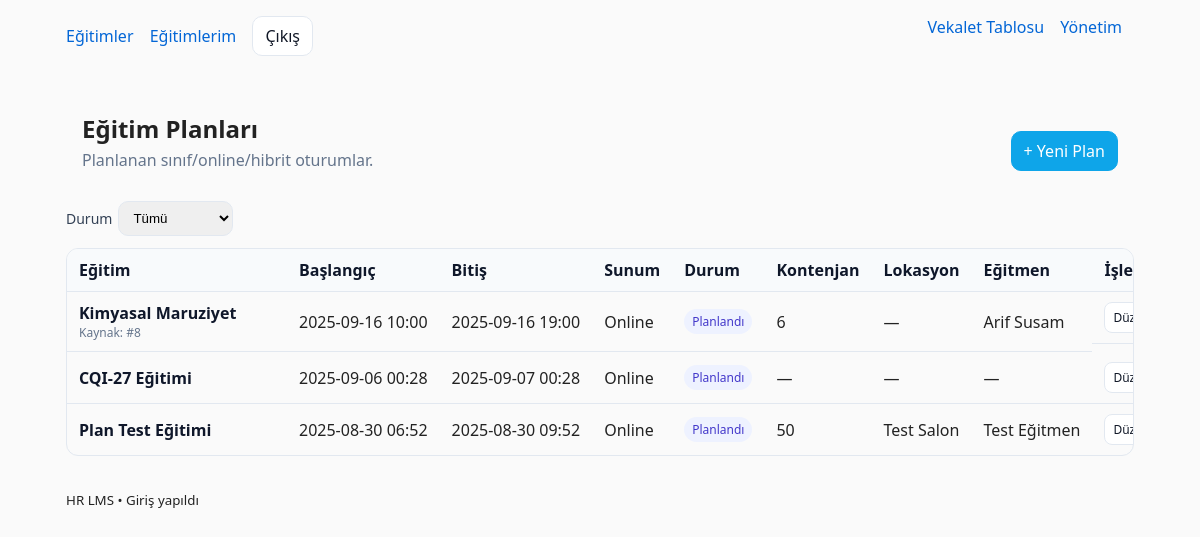
Screenshot of /plans/ (signed in) with the database file from the repository.
### trainings/models.py (models this page shows, shortened)
class TrainingPlan(models.Model):
    DELIVERY_CHOICES = (
        ("onsite", "Sınıf/Onsite"),
        ("online", "Online"),
        ("hybrid", "Hibrit"),
    )
    STATUS_CHOICES = (
        ("planned", "Planlandı"),
        ("scheduled", "Takvimlendi"),
        ("completed", "Tamamlandı"),
        ("cancelled", "İptal"),
    )
    training = models.ForeignKey(
        "trainings.Training",
        on_delete=models.PROTECT,
        related_name="plans",
        verbose_name="Eğitim",
    )
    need = models.ForeignKey(
        "trainings.TrainingNeed",
        on_delete=models.SET_NULL,
        null=True, blank=True,
        related_name="plans",
        verbose_name="Kaynak İhtiyaç",
    )
    start_datetime = models.DateTimeField("Başlangıç")
    end_datetime = models.DateTimeField("Bitiş")
    capacity = models.PositiveIntegerField("Kontenjan", null=True, blank=True)
    location = models.CharField("Lokasyon", max_length=200, blank=True)
    instructor_name = models.CharField("Eğitmen", max_length=150, blank=True)
    delivery = models.CharField("Sunum Türü", max_length=10, choices=DELIVERY_CHOICES, default="online")
    status = models.CharField("Durum", max_length=10, choices=STATUS_CHOICES, default="planned")
    notes = models.TextField("Notlar", blank=True)
    created_by = models.ForeignKey(
        settings.AUTH_USER_MODEL,
        on_delete=models.SET_NULL,
        null=True, blank=True,
        related_name="created_training_plans",
        verbose_name="Oluşturan",
    )
    created_at = models.DateTimeField("Oluşturulma", default=timezone.now)
    updated_at = models.DateTimeField(auto_now=True)
    class Meta:
        verbose_name = "Eğitim Planı"
        verbose_name_plural = "Eğitim Planları"
        ordering = ["-start_datetime"]
        indexes = [
            models.Index(fields=["status"]),
            models.Index(fields=["start_datetime"]),
        ]

class Training(models.Model):
    title = models.CharField("Başlık", max_length=200)
    code = models.CharField("Kod", max_length=50, blank=True, null=True)
    description = models.TextField("Açıklama", blank=True)
    duration_hours = models.PositiveIntegerField("Süre (saat)", blank=True, null=True)
    is_active = models.BooleanField("Aktif mi?", default=True)
    created_at = models.DateTimeField("Oluşturulma", default=timezone.now)
    updated_at = models.DateTimeField(auto_now=True)
    class Meta:
        verbose_name = "Eğitim"
        verbose_name_plural = "Eğitimler"
        ordering = ["title"]
        indexes = [models.Index(fields=["is_active"])]
    def __str__(self):
        return self.title or f"Training #{self.pk}"

### trainings/views_plans.py (the view, shortened to what this page needs)
# urls.py: path("plans/",                     plan_list,   name="plan_list"),
@login_required
@user_passes_test(is_staff)
def plan_list(request):
    q, status_val, training_val, from_val, to_val = _parse_qs_params(request)
    qs = TrainingPlan.objects.select_related("training", "need").order_by("-start_datetime")
    if status_val:
        qs = qs.filter(status=status_val)
    if training_val:
        qs = qs.filter(training_id=training_val)
    fr = _parse_date(from_val)
    if fr:
        qs = qs.filter(start_datetime__date__gte=fr)
    to = _parse_date(to_val)
    if to:
        qs = qs.filter(end_datetime__date__lte=to)
    paginator = Paginator(qs, 15)
    page_obj = paginator.get_page(request.GET.get("page"))
    t_qs = Training.objects.filter(is_active=True).order_by("title") if Training else []
    ctx = {
        "items": page_obj,
        "q": q,
        "status_val": status_val,
        "training_val": training_val,
        "from_val": from_val,
        "to_val": to_val,
        "trainings": t_qs,
    }
    return render(request, "trainings/plan_list.html", ctx)

### trainings/views_plans.py (called while the page is built)
def is_staff(user):
    return user.is_staff or user.is_superuser

def _parse_date(s: str):
    if not s:
        return None
    try:
        return datetime.strptime(s, "%Y-%m-%d").date()
    except Exception:
        return None

def _parse_qs_params(request):
    q = (request.GET.get("q") or "").strip()
    status_val = (request.GET.get("status") or "").strip()
    training_val = request.GET.get("training")
    try:
        training_val = int(training_val) if training_val else None
    except Exception:
        training_val = None
    from_val = (request.GET.get("from") or "").strip()
    to_val = (request.GET.get("to") or "").strip()
    return q, status_val, training_val, from_val, to_val

### templates/trainings/plan_list.html (shortened to what this page needs)
{% extends "base.html" %}
{% load static %}
{% block content %}
<link rel="stylesheet" href="{% static 'trainings/plan_list.css' %}">
<div class="plans-page">
  <header class="page-head">
    <div class="left">
      <h1>Eğitim Planları</h1>
      <p class="muted">Planlanan sınıf/online/hibrit oturumlar.</p>
    </div>
    <div class="right">
      <a href="{% url 'plan_create' %}" class="btn btn-primary">+ Yeni Plan</a>
    </div>
  </header>
  <form method="get" class="filters" id="filters">
    <label>
      <span>Durum</span>
      <select name="status" onchange="this.form.submit()">
        <option value="">Tümü</option>
      </select>
    </label>
  </form>
  {% if items %}
    <div class="table-wrap">
      <table class="tbl">
        <thead>
          <tr>
            <th style="min-width:220px;">Eğitim</th>
            <th>Başlangıç</th>
            <th>Bitiş</th>
            <th>Sunum</th>
            <th>Durum</th>
            <th>Kontenjan</th>
            <th>Lokasyon</th>
            <th>Eğitmen</th>
            <th style="width:140px;">İşlemler</th>
          </tr>
        </thead>
        <tbody>
          {% for it in items %}
            <tr>
              <td class="title">
                <div class="t1">{{ it.training }}</div>
                {% if it.need %}
                  <div class="t2">Kaynak: #{{ it.need_id }}</div>
                {% endif %}
              </td>
              <td>{{ it.start_datetime|date:"Y-m-d H:i" }}</td>
              <td>{{ it.end_datetime|date:"Y-m-d H:i" }}</td>
              <td>
                {% if it.delivery == 'onsite' %}Sınıf/Onsite{% elif it.delivery == 'online' %}Online{% else %}Hibrit{% endif %}
              </td>
              <td>
                <span class="badge
                  {% if it.status == 'planned' %}bd-planned{% elif it.status == 'scheduled' %}bd-scheduled
                  {% elif it.status == 'completed' %}bd-completed{% elif it.status == 'cancelled' %}bd-cancelled{% endif %}">
                  {% if it.status == 'planned' %}Planlandı{% elif it.status == 'scheduled' %}Takvimlendi
                  {% elif it.status == 'completed' %}Tamamlandı{% elif it.status == 'cancelled' %}İptal{% else %}{{ it.status }}{% endif %}
                </span>
              </td>
              <td>{% if it.capacity %}{{ it.capacity }}{% else %}—{% endif %}</td>
              <td>{{ it.location|default:"—" }}</td>
              <td>{{ it.instructor_name|default:"—" }}</td>
              <td class="actions">
                <a class="btn btn-sm" href="{% url 'plan_edit' it.pk %}">Düzenle</a>
              </td>
            </tr>
          {% endfor %}
        </tbody>
      </table>
    </div>
  {% else %}
    <div class="empty">
      Filtreye uyan plan bulunamadı.
      <a href="{% url 'plan_create' %}" class="lnk">Yeni plan oluştur</a>
    </div>
  {% endif %}
</div>
{% endblock %}

### templates/base.html (shortened to what this page needs)
<!doctype html>
<html lang="tr">
  <head>
  </head>
  <body>
    <header>
      <nav>
        <a href="{% url 'home' %}">Eğitimler</a>
        {% if request.user.is_authenticated %}
          <a href="{% url 'mine' %}">Eğitimlerim</a>
          <form class="inline" method="post" action="{% url 'logout' %}">
            <button type="submit" class="btn">Çıkış</button>
          </form>
        {% else %}
          <a href="{% url 'login' %}" class="btn">Giriş</a>
        {% endif %}
        <span class="nav-right">
          {% if request.user.is_staff or request.user.is_superuser %}
            <a href="{% url 'delegations:matrix' %}">Vekalet Tablosu</a>
          {% endif %}
          <a href="/admin/">Yönetim</a>
        </span>
      </nav>
    </header>
    <main>
      {% block content %}{% endblock %}
    </main>
    <footer>
      <small>HR LMS • {{ request.user.is_authenticated|yesno:"Giriş yapıldı,Anonim" }}</small>
    </footer>
  </body>
</html>

### static/trainings/plan_list.css (style rules this page uses)
.plans-page { max-width: 1100px; margin: 0 auto; }
.page-head { display:flex; align-items:flex-end; justify-content:space-between; gap:16px; margin:8px 0 14px; }
.page-head h1 { margin:0; font-size:24px; }
.muted { color:#64748b; margin:4px 0 0; }
.btn { display:inline-flex; align-items:center; gap:6px; border:1px solid #e2e8f0; background:#fff; padding:8px 12px; border-radius:10px; text-decoration:none; color:#111827; }
.btn-primary { background:#0ea5e9; border-color:#0ea5e9; color:#fff; }
.btn-sm { padding:6px 8px; font-size:12px; border-radius:8px; }
.filters { display:flex; gap:10px; align-items:center; margin:6px 0 12px; }
.filters label { display:flex; gap:6px; align-items:center; font-size:14px; color:#334155; }
.filters select, .filters input[type=search] { padding:8px 10px; border:1px solid #e2e8f0; border-radius:10px; }
.table-wrap { overflow:auto; border:1px solid #e2e8f0; border-radius:12px; }
.tbl { width:100%; border-collapse:separate; border-spacing:0; }
.tbl th, .tbl td { padding:10px 12px; border-bottom:1px solid #e2e8f0; text-align:left; white-space:nowrap; }
.tbl thead th { background:#f8fafc; font-weight:600; color:#0f172a; }
.tbl tbody tr:last-child td { border-bottom:none; }
.tbl td.title .t1 { font-weight:600; color:#0f172a; }
.tbl td.title .t2 { font-size:12px; color:#64748b; }
.badge { display:inline-block; padding:4px 8px; border-radius:999px; font-size:12px; }
.bd-planned { background:#eef2ff; color:#4338ca; }
.actions { display:flex; gap:6px; align-items:center; }
.inline { display:inline; }

### templates/base.html (style rules this page uses)
:root { --bg:#fafafa; --fg:#222; --muted:#666; --link:#0366d6; --card:#fff; --bd:#eee; --bd2:#ddd; --ok:#10b981; --warn:#f59e0b; --err:#ef4444; }
* { box-sizing:border-box }
body { font-family:system-ui,-apple-system,Segoe UI,Roboto,Ubuntu,"Helvetica Neue",Arial,sans-serif;margin:0;background:var(--bg);color:var(--fg) }
header,main,footer { max-width:1100px;margin:0 auto;padding:16px }
a { color:var(--link);text-decoration:none }
nav a, nav form button { margin-right:12px;text-decoration:none;color:var(--link);background:none;border:none;cursor:pointer;font:inherit }
.btn { display:inline-block;padding:8px 12px;border:1px solid var(--bd2);border-radius:10px;text-decoration:none }
.inline { display:inline }
.nav-right { float:right }
header nav::after { content:"";display:block;clear:both }

### rows the page displays
TrainingPlan: training "Kimyasal Maruziyet", need_id "8", start_datetime "2025-09-16 10:00", end_datetime "2025-09-16 19:00", delivery "Online", status "Planlandı", capacity "6", location "—", instructor_name "Arif Susam"
TrainingPlan: training "CQI-27 Eğitimi", start_datetime "2025-09-06 00:28", end_datetime "2025-09-07 00:28", delivery "Online", status "Planlandı", location "—", instructor_name "—"
TrainingPlan: training "Plan Test Eğitimi", start_datetime "2025-08-30 06:52", end_datetime "2025-08-30 09:52", delivery "Online", status "Planlandı", capacity "50", location "Test Salon", instructor_name "Test Eğitmen"

### other values shown
{{ request.user.is_authenticated|yesno:"Giriş yapıldı,Anonim" }} "Giriş yapıldı"
